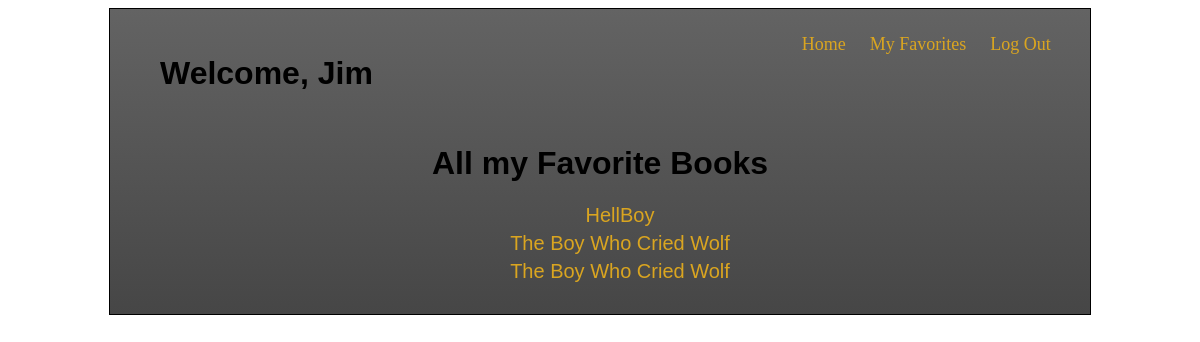
The app's page /books/my_favorites (signed in) with its own data.
### book_app/models.py (models this page shows)
class User(models.Model):
    first_name = models.CharField(max_length=255)
    last_name = models.CharField(max_length=255)
    email = models.CharField(max_length=255)
    password = models.CharField(max_length=255)
    created_at = models.DateTimeField(auto_now_add=True)
    updated_at = models.DateTimeField(auto_now=True)
    objects = User_Manager()

class Book(models.Model):
    title = models.CharField(max_length=255)
    desc = models.TextField()
    uploaded_by = models.ForeignKey(User, related_name = 'uploaded_books', on_delete = models.CASCADE)
    users_who_like = models.ManyToManyField(User, related_name = 'liked_books')
    created_at = models.DateTimeField(auto_now_add=True)
    updated_at = models.DateTimeField(auto_now=True)
    objects = Book_Manager()

### book_app/views.py (the view)
# urls.py: path('books/my_favorites', views.my_favorites),
def my_favorites(request):
    if 'user_id' in request.session:
        context = {
            'user' : User.objects.get(id=request.session['user_id'])
        }
        return render(request, 'my_favorites.html', context)
    return redirect('/')

### book_app/templates/my_favorites.html (shortened to what this page needs)
<!DOCTYPE html>
<html lang="en">
<head>
    {% load static %}
    <link rel="stylesheet" href="{% static 'css/style.css' %}">
</head>
<body>
    <div class="container">
        <div class="header">
            <h1>Welcome, {{user.first_name}}</h1>
            <a href="/books" id ="home">Home</a>
            <a href="/books/my_favorites">My Favorites</a>
            <a href="/log_out">Log Out</a>
        </div>
        <div class="my_favs">
            <h1>All my Favorite Books</h1>
            <ul>
                {% for book in user.liked_books.all %}
                    <li><a href="/books/{{book.id}}">{{book.title}}</a></li>
                {% endfor %}
            </ul>
        </div>
    </div>
</body>
</html>

### book_app/static/css/style.css (style rules this page uses)
.container { width: 950px; margin: 0 auto; padding: 15px; border: 1px solid black; background: rgb(99,99,99); background: linear-gradient(180deg, rgba(99,99,99,1) 0%, rgba(70,70,70,1) 100%); }
h1 { text-align: center; font-family: 'Gill Sans', 'Gill Sans MT', Calibri, 'Trebuchet MS', sans-serif; }
.header { padding: 10px; }
.header h1 { display: inline-block; margin-left: 25px; }
#home { margin-left: 425px; }
.header a { margin-left: 20px; font-size: 18px; text-decoration: none; color: black; vertical-align: top; color: goldenrod; }
.users_who_like li, .my_favs li { list-style-type: none; margin: 5px; }
.my_favs a { text-decoration: none; color: goldenrod; }
.my_favs li { text-align: center; font-family: 'Gill Sans', 'Gill Sans MT', Calibri, 'Trebuchet MS', sans-serif; color: goldenrod; font-size: 20px; }

### records on screen
User: first_name "Jim"
Book: title "HellBoy"
Book: title "The Boy Who Cried Wolf"
Book: title "The Boy Who Cried Wolf"
